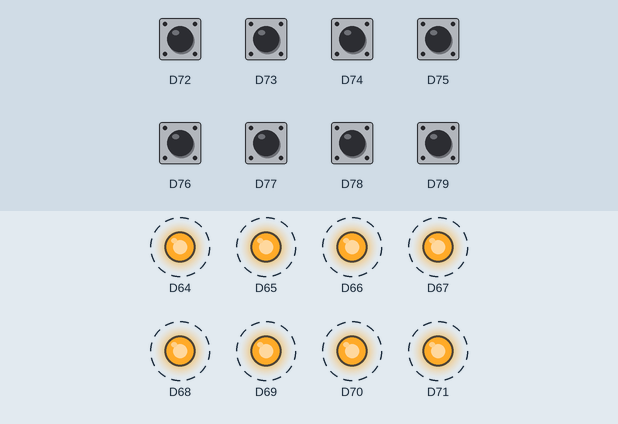
The sketch below on a simulated Arduino Zero (SAMD21). Shown: output pins drawn as LEDs (lit = HIGH). Dashed ring = blinking. The inputs (shaded band) are chosen by the test bench; at power-on: D72–79 HIGH. What the sketch prints to the serial monitor is not drawn.

Above: at 1.2 s.
1.3 s: D72 pulled LOW for 0.15 s
Timing chart, 0 to 9.5 s (numbered marks = the images above; inputs shaded):
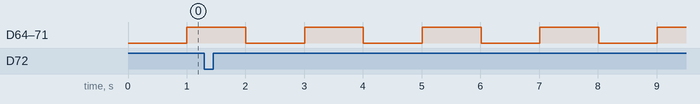

Measured:
- by itself, D64–71: alternates HIGH for 1.0 s and LOW for 1.0 s

The sketch:

mod_button_trigger_out_tester_SAMD21.ino
```cpp
// Reads a button attached to a MCP23XXX pin.

#include <Adafruit_MCP23X17.h>

Adafruit_MCP23X17 mcp;

bool buttonState[8] = {1,1,1,1,
                       1,1,1,1};

bool triggerState[8] = {0,0,0,0,
                        0,0,0,0};

unsigned long triggerTimeout;

unsigned long previousMillis = 0;
unsigned long currentMillis = 0;
unsigned long deltaTime = 0;

void setup() {
  SerialUSB.begin(9600);
  //while (!Serial);
  SerialUSB.println("MCP23xxx Button Test!");

  // uncomment appropriate mcp.begin
  if (!mcp.begin_I2C(0x26)) {
  //if (!mcp.begin_SPI(CS_PIN)) {
    SerialUSB.println("Error.");
    while (1);
  }

  for(int t = 0; t < 8; t ++) {
    // configure first 8 pins for trigger outputs
    mcp.pinMode(t, OUTPUT);
  }
  for(int q = 8; q < 16; q++){
    // configure last 8 pins for input with pull up
    mcp.pinMode(q, INPUT_PULLUP);
  }

  SerialUSB.println("Looping...");
}

void loop() {
  // Get the current time
  currentMillis = millis();

  // Calculate delta time in ms
  deltaTime = (currentMillis - previousMillis);

  // Update the previous time for the next loop
  previousMillis = currentMillis;

  triggerTimeout += deltaTime;

  // check all buttons
  readButtons();

  if(triggerTimeout > 1000) {

    // set all outputs high, then low
    for(int i = 0; i < 8; i ++) {
      triggerState[i] = !triggerState[i];
      mcp.digitalWrite(i, triggerState[i]);
    }
    triggerTimeout = 0;
  }

}

void updateTriggers() {

}

void readButtons() {
  for(int i = 8; i < 16; i ++)
  {
    // read a button
    int state = mcp.digitalRead(i);

    // LOW = pressed, HIGH = not pressed
    // button is pressed if true
    if (!state && state != buttonState[i])
    {
      // flip current button state and led state
      buttonState[i] = !buttonState[i];

      Serial.println("Button " + String(i) + " Pressed! ");

      // lazy debouncing...
      delay(25);
    }
    // button is up
    else if (state && state != buttonState[i]) {
      buttonState[i] = !buttonState[i];
    }
  }
}
```
